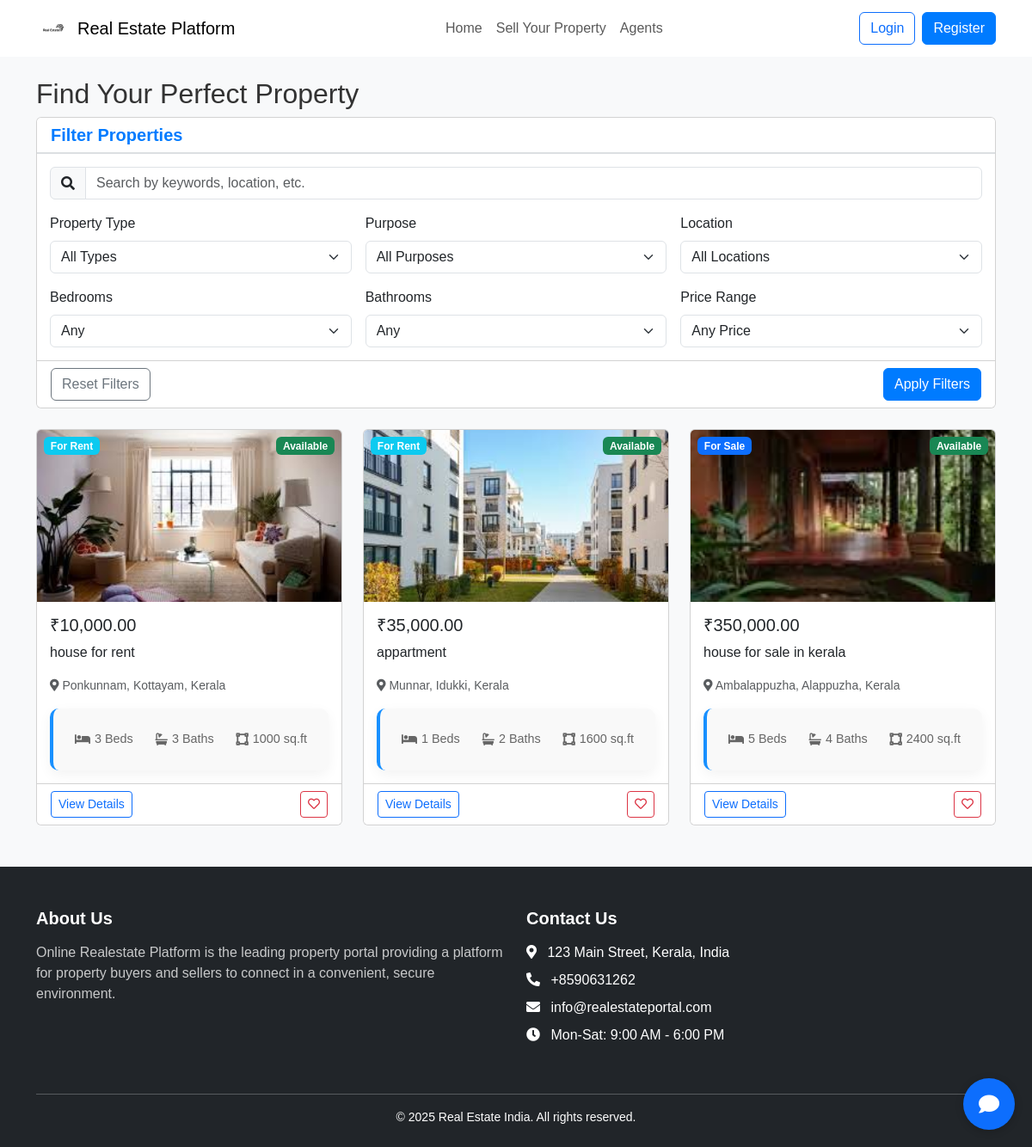
Page /properties/filter/ on the committed database.
### properties/models.py (models this page shows, shortened)
class Property(models.Model):
    agent = models.ForeignKey(Agent, on_delete=models.CASCADE, related_name='properties', null=True, blank=True)
    user = models.ForeignKey(User, on_delete=models.CASCADE, related_name='properties')
    location = models.ForeignKey('Location', on_delete=models.CASCADE, related_name='properties')
    title = models.CharField(max_length=100)
    description = models.TextField()
    property_type = models.CharField(
        max_length=20,
        choices=[
            ('house', 'House'),
            ('apartment', 'Apartment'),
            ('land', 'Land'),
            ('commercial', 'Commercial')
        ]
    )
    type = models.CharField(
        max_length=20,
        choices=[
            ('sale', 'For Sale'),
            ('rent', 'For Rent'),
            ('lease', 'For Lease'),
        ]
    )
    price = models.DecimalField(max_digits=15, decimal_places=2)
    bedrooms = models.IntegerField(default=0)
    bathrooms = models.IntegerField(default=0)
    area_sqft = models.IntegerField(default=0)
    status = models.CharField(
        max_length=20,
        choices=[
            ('available', 'Available'),
            ('sold', 'Sold'),
            ('pending', 'Pending')
        ],
        default='available'
    )
    created_at = models.DateTimeField(default=timezone.now)
    updated_at = models.DateTimeField(auto_now=True)

class PropertyImage(models.Model):
    property = models.ForeignKey(Property, on_delete=models.CASCADE, related_name='images')
    image = models.ImageField(upload_to='property_images/')

class Location(models.Model):
    state = models.CharField(max_length=100)
    district = models.CharField(max_length=100)
    area = models.CharField(max_length=100)
    class Meta:
        unique_together = ('state', 'district', 'area')
    def __str__(self):
        return f"{self.area}, {self.district}, {self.state}"

### realestate/views.py (the view, shortened to what this page needs)
# urls.py: path('properties/filter/', views.filter_properties, name='filter_properties'),
def filter_properties(request):
    properties = Property.objects.all().order_by('-created_at')
    if request.method == 'GET':
        property_type = request.GET.get('property_type')
        property_purpose = request.GET.get('property_purpose')  # For Sale/Rent/Lease
        district = request.GET.get('district')
        bedrooms = request.GET.get('bedrooms')
        bathrooms = request.GET.get('bathrooms')
        price_range = request.GET.get('price_range')
        min_price = request.GET.get('min_price')
        max_price = request.GET.get('max_price')
        if property_type and property_type != 'all':
            properties = properties.filter(property_type=property_type)
        if property_purpose and property_purpose != 'all':
            properties = properties.filter(type=property_purpose)
        if district and district != 'all':
            properties = properties.filter(location__district=district)
        if bedrooms and bedrooms.isdigit():
            bedrooms = int(bedrooms)
            if bedrooms == 4:  # If "4+" is selected
                properties = properties.filter(bedrooms__gte=4)
            else:
                properties = properties.filter(bedrooms=bedrooms)
        if bathrooms and bathrooms.isdigit():
            bathrooms = int(bathrooms)
            if bathrooms == 4:  # If "4+" is selected
                properties = properties.filter(bathrooms__gte=4)
            else:
                properties = properties.filter(bathrooms=bathrooms)
        if price_range and '-' in price_range:
            low, high = map(int, price_range.split('-'))
            properties = properties.filter(price__gte=low, price__lte=high)
        keyword = request.GET.get('keyword')
    paginator = Paginator(properties, 9)  # Show 9 properties per page
    page = request.GET.get('page')
    properties = paginator.get_page(page)
    property_types = Property._meta.get_field('property_type').choices
    property_purposes = Property._meta.get_field('type').choices
    districts = Location.objects.values_list('district', flat=True).distinct().order_by('district')
    price_stats = Property.objects.aggregate(min_price=Min('price'), max_price=Max('price'))
    min_price = price_stats['min_price'] or 0
    max_price = price_stats['max_price'] or 1000000
    step = (max_price - min_price) / 5
    price_ranges = []
    for i in range(5):
        lower = min_price + (i * step)
        upper = min_price + ((i + 1) * step)
        if i == 0:
            label = f"Under ₹{int(upper):,}"
        elif i == 4:
            label = f"Above ₹{int(lower):,}"
        else:
            label = f"₹{int(lower):,} - ₹{int(upper):,}"
        price_ranges.append((f"{int(lower)}-{int(upper)}", label))
    context = {
        'properties': properties,
        'property_types': property_types,
        'property_purposes': property_purposes,
        'districts': districts,
        'price_ranges': price_ranges,
        'filter_applied': request.GET.get('property_type') or request.GET.get('district') or request.GET.get('price_range'),
        'total_results': paginator.count,
        'min_price': int(min_price),
        'max_price': int(max_price),
        'selected_type': request.GET.get('property_type', ''),
        'selected_purpose': request.GET.get('property_purpose', ''),
        'selected_district': request.GET.get('district', ''),
        'selected_bedrooms': request.GET.get('bedrooms', ''),
        'selected_bathrooms': request.GET.get('bathrooms', ''),
        'selected_price_range': request.GET.get('price_range', ''),
        'keyword': request.GET.get('keyword', ''),
    }
    return render(request, 'property_filter.html', context)

### templates/property_filter.html (shortened to what this page needs)
{% extends 'base.html' %}
{% load static %}
{% load humanize %}
{% block content %}
<section class="py-4 bg-light">
    <div class="container">
        <div class="row">
            <div class="col-12">
                <h2>Find Your Perfect Property</h2>
            </div>
        </div>
        <form action="{% url 'filter_properties' %}" method="GET" class="mb-4 filter-form">
            <div class="card">
                <div class="card-header bg-white">
                    <h5 class="mb-0">Filter Properties</h5>
                </div>
                <div class="card-body">
                    <div class="row g-3">
                        <div class="col-lg-12">
                            <div class="input-group">
                                <span class="input-group-text"><i class="fas fa-search"></i></span>
                                <input type="text" name="keyword" class="form-control" placeholder="Search by keywords, location, etc." value="{{ keyword }}">
                            </div>
                        </div>
                        <div class="col-md-4">
                            <label for="property_type" class="form-label">Property Type</label>
                            <select name="property_type" id="property_type" class="form-select">
                                <option value="all">All Types</option>
                            </select>
                        </div>
                        <div class="col-md-4">
                            <label for="property_purpose" class="form-label">Purpose</label>
                            <select name="property_purpose" id="property_purpose" class="form-select">
                                <option value="all">All Purposes</option>
                            </select>
                        </div>
                        <div class="col-md-4">
                            <label for="district" class="form-label">Location</label>
                            <select name="district" id="district" class="form-select">
                                <option value="all">All Locations</option>
                            </select>
                        </div>
                        <div class="col-md-4">
                            <label for="bedrooms" class="form-label">Bedrooms</label>
                            <select name="bedrooms" id="bedrooms" class="form-select">
                                <option value="">Any</option>
                            </select>
                        </div>
                        <div class="col-md-4">
                            <label for="bathrooms" class="form-label">Bathrooms</label>
                            <select name="bathrooms" id="bathrooms" class="form-select">
                                <option value="">Any</option>
                            </select>
                        </div>
                        <div class="col-md-4">
                            <label for="price_range" class="form-label">Price Range</label>
                            <select name="price_range" id="price_range" class="form-select">
                                <option value="">Any Price</option>
                            </select>
                        </div>
                    </div>
                </div>
                <div class="card-footer bg-white">
                    <div class="d-flex justify-content-between">
                        <a href="{% url 'filter_properties' %}" class="btn btn-outline-secondary">Reset Filters</a>
                        <button type="submit" class="btn btn-primary">Apply Filters</button>
                    </div>
                </div>
            </div>
        </form>
        <div class="row">
            {% for property in properties %}
            <div class="col-md-4 mb-4">
                <div class="card property-card h-100">
                    <div class="position-relative">
                        {% if property.images.first %}
                        <img src="{{ property.images.first.image.url }}" class="card-img-top" alt="{{ property.title }}" style="height: 200px; object-fit: cover;">
                        {% else %}
                        <img src="{% static 'images/property-placeholder.jpg' %}" class="card-img-top" alt="{{ property.title }}" style="height: 200px; object-fit: cover;">
                        {% endif %}
                        <span class="badge bg-success position-absolute top-0 end-0 m-2">{{ property.get_status_display }}</span>
                        {% if property.type == 'sale' %}
                        <span class="badge bg-primary position-absolute top-0 start-0 m-2">For Sale</span>
                        {% elif property.type == 'rent' %}
                        <span class="badge bg-info position-absolute top-0 start-0 m-2">For Rent</span>
                        {% elif property.type == 'lease' %}
                        <span class="badge bg-warning position-absolute top-0 start-0 m-2">For Lease</span>
                        {% endif %}
                    </div>
                    <div class="card-body">
                        <h5 class="card-title">₹{{ property.price|intcomma }}</h5>
                        <p class="card-text">{{ property.title }}</p>
                        <p class="text-muted small"><i class="fas fa-map-marker-alt"></i> {{ property.location }}</p>
                        <div class="property-features">
                            <span><i class="fas fa-bed"></i> {{ property.bedrooms }} Beds</span>
                            <span><i class="fas fa-bath"></i> {{ property.bathrooms }} Baths</span>
                            <span><i class="fas fa-vector-square"></i> {{ property.area_sqft }} sq.ft</span>
                        </div>
                    </div>
                    <div class="card-footer bg-white d-flex justify-content-between">
                        <a href="{% url 'property_detail' property.id %}" class="btn btn-sm btn-outline-primary">View Details</a>
                        <button class="btn btn-sm btn-outline-danger"><i class="far fa-heart"></i></button>
                    </div>
                </div>
            </div>
            {% endfor %}
        </div>
    </div>
</section>
{% endblock %}

### properties/static/css/property_details.css (style rules this page uses)
body { font-family: 'Arial', sans-serif; background: #ffffff; margin: 0; padding: 0; color: #333; }
.property-features { background-color: #f9f9f9; padding: 25px; border-radius: 10px; box-shadow: 0 5px 15px rgba(0, 0, 0, 0.05); border-left: 4px solid #1890ff; }

### properties/static/css/chat.css (style rules this page uses)
.card-header h5 { font-size: 20px; font-weight: bold; color: #007bff; }
.card-header { background-color: #f1f5f8; border-bottom: 2px solid #dcdfe2; }
.card-body { padding: 15px; }
.btn-primary { background-color: #007bff; border-color: #007bff; }

### templates/property_filter.html (style rules this page uses)
.property-card { transition: transform 0.3s, box-shadow 0.3s; }
.property-features { display: flex; justify-content: space-between; margin-top: 15px; color: #666; font-size: 0.9rem; }
.property-features span { display: flex; align-items: center; }
.property-features i { margin-right: 5px; }

### rows in the picture
Property: images.first.image (picture), status "Available", type "For Rent", price "10,000.00", title "house for rent", location "Ponkunnam, Kottayam, Kerala", bedrooms "3", bathrooms "3", area_sqft "1000"
Property: images.first.image (picture), status "Available", type "For Rent", price "35,000.00", title "appartment", location "Munnar, Idukki, Kerala", bedrooms "1", bathrooms "2", area_sqft "1600"
Property: images.first.image (picture), status "Available", type "For Sale", price "350,000.00", title "house for sale in kerala", location "Ambalappuzha, Alappuzha, Kerala", bedrooms "5", bathrooms "4", area_sqft "2400"
